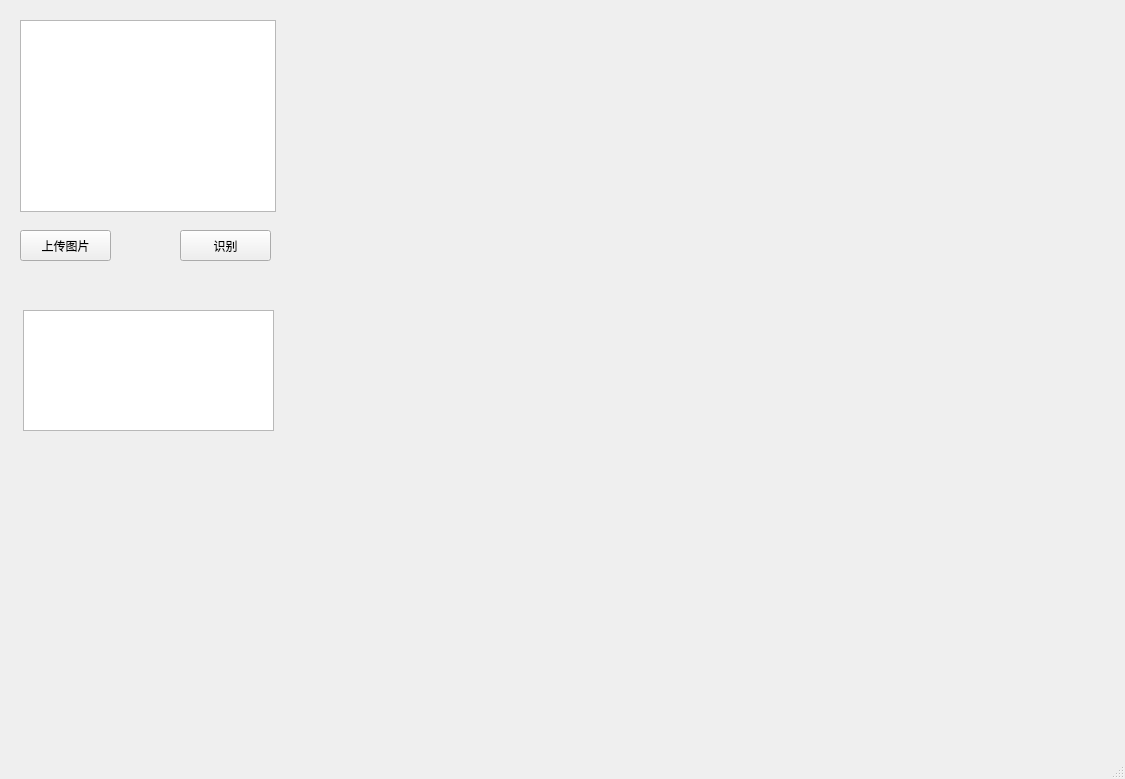
<?xml version="1.0" encoding="UTF-8"?>
<ui version="4.0">
 <class>MainWindow</class>
 <widget class="QMainWindow" name="MainWindow">
  <property name="geometry">
   <rect>
    <x>0</x>
    <y>0</y>
    <width>1125</width>
    <height>779</height>
   </rect>
  </property>
  <property name="windowTitle">
   <string>MainWindow</string>
  </property>
  <widget class="QWidget" name="centralwidget">
   <widget class="QGraphicsView" name="graphicsView">
    <property name="geometry">
     <rect>
      <x>20</x>
      <y>20</y>
      <width>256</width>
      <height>192</height>
     </rect>
    </property>
   </widget>
   <widget class="QPushButton" name="uploadButton">
    <property name="geometry">
     <rect>
      <x>20</x>
      <y>230</y>
      <width>91</width>
      <height>31</height>
     </rect>
    </property>
    <property name="text">
     <string>上传图片</string>
    </property>
   </widget>
   <widget class="QPushButton" name="identifyButton">
    <property name="geometry">
     <rect>
      <x>180</x>
      <y>230</y>
      <width>91</width>
      <height>31</height>
     </rect>
    </property>
    <property name="text">
     <string>识别</string>
    </property>
   </widget>
   <widget class="QTextEdit" name="result">
    <property name="geometry">
     <rect>
      <x>23</x>
      <y>310</y>
      <width>251</width>
      <height>121</height>
     </rect>
    </property>
   </widget>
  </widget>
  <widget class="QMenuBar" name="menubar">
   <property name="geometry">
    <rect>
     <x>0</x>
     <y>0</y>
     <width>1125</width>
     <height>23</height>
    </rect>
   </property>
  </widget>
  <widget class="QStatusBar" name="statusbar"/>
 </widget>
 <resources/>
 <connections/>
</ui>
